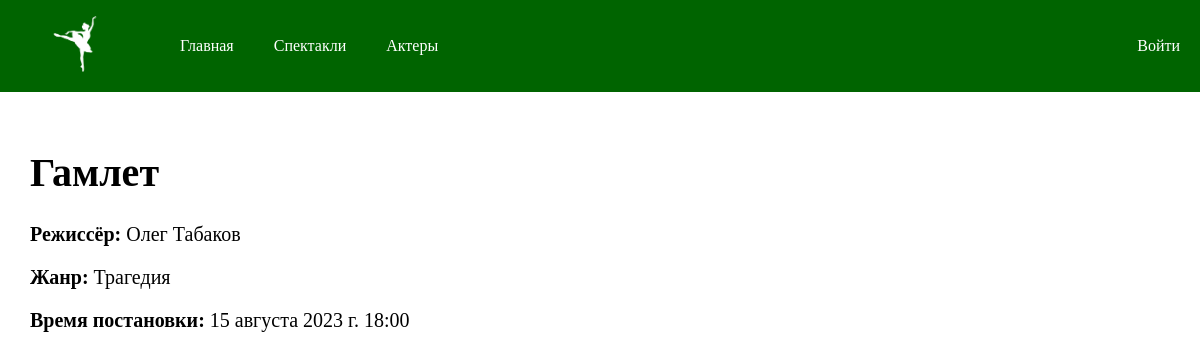
The page /catalog/play/4 on the database its author committed.
### catalog/models.py (models this page shows, shortened)
class Play(models.Model):
    name = models.CharField(max_length=200, help_text="Введите название спектакля", verbose_name="Название")
    genre = models.ManyToManyField(Genre, help_text="Выбери жанр", verbose_name="Жанр")
    director = models.CharField(max_length=200, help_text="Введите ФИ режиссера", verbose_name="Режиссер")
    datetime = models.DateTimeField(help_text="Введите дату и время", verbose_name="Дата и время")
    class Meta:
      verbose_name = "спектакль"
      verbose_name_plural = "Спектакли"
    def display_genre(self):
        return ', '.join([ genre.name for genre in self.genre.all()[:3] ])
    display_genre.short_description = 'Жанр'

class Genre(models.Model):
    name = models.CharField(max_length=200, help_text="Введите название жанра (например, драма или комедия)", verbose_name="Название")
    class Meta:
      verbose_name = "жанр"
      verbose_name_plural = "Жанры"

### catalog/views.py (the view)
# urls.py: re_path(r'^play/(?P<pk>\d+)$', views.PlayDetailView.as_view(), name='play-detail'),
class PlayDetailView(generic.DetailView):
    model = Play

### catalog/templates/catalog/play_detail.html
{% extends "base.html" %}
{% block content %}
<div class="plays">
  <h1>{{ play.name }}</h1>
  <p><strong>Режиссёр:</strong> {{play.director}}</p>
  <p><strong>Жанр:</strong> {{ play.display_genre }}</p>
  <p><strong>Время постановки:</strong> {{ play.datetime }}</p>
</div>
{% endblock %}

### catalog/static/css/styles.css (style rules this page uses)
body { margin: 0; box-sizing: border-box; }
.plays { padding: 30px; font-size: 20px; }

### rows shown on the page
Play: name "Гамлет", director "Олег Табаков", display_genre "Трагедия", datetime "15 августа 2023 г. 18:00"
